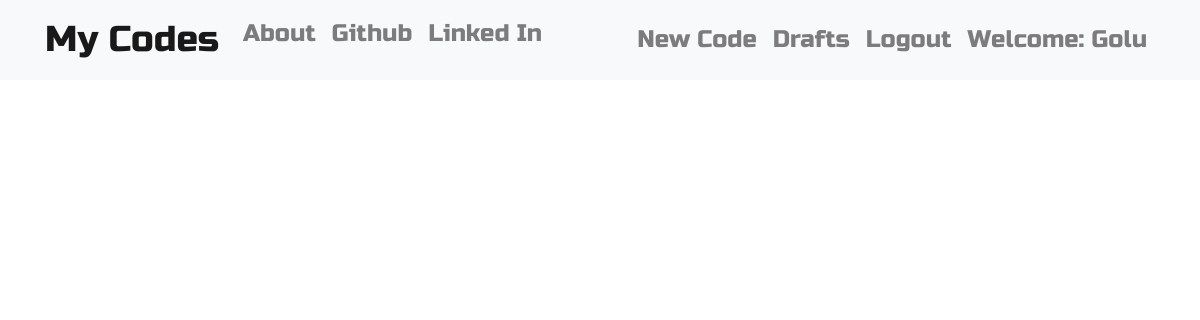
Before: /drafts/ (signed in) with the older database file.
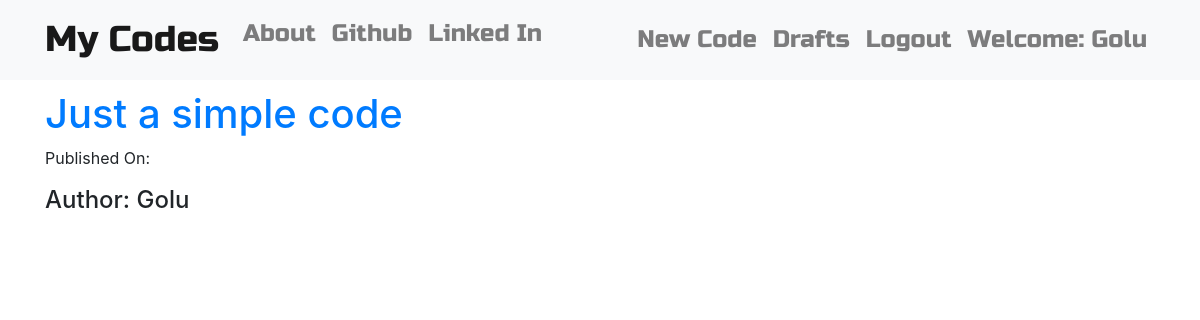
After: the same page with the newer database file.
### basic/models.py (models this page shows, shortened)
class codes(models.Model):
    author = models.ForeignKey('auth.User', on_delete=models.CASCADE)
    title = models.CharField(max_length=50)
    text = models.TextField()
    created_date = models.DateTimeField(default=timezone.now)
    published_date = models.DateTimeField(blank=True, null=True)

### basic/views.py (the view)
# urls.py: path('drafts/', views.DraftListView.as_view(), name='code_draft_list'),
class DraftListView(ListView, LoginRequiredMixin):
    login_url = '/login/'
    redirect_field_name = 'basic/codes_draft.html'
    model = codes
    def get_queryset(self):
        return codes.objects.filter(published_date__isnull = True).order_by('created_date')

### basic/templates/basic/codes_list.html
{% extends "basic/base.html" %}
{% block content %}
    <div class="centerstage">
        {% for code in codes_list %}
            <div class="code">
                <h1><a href="{% url 'code_detail' pk=code.pk %}">{{ code.title }}</a></h1>
                <div class="date">
                    <p>Published On: {{ code.published_date|date:"D M Y" }}</p>
                </div>
                <h4>Author: {{ code.author }}</h4>
            </div>
        {% endfor %}
    </div>
{% endblock %}

Changed rows visible on the page:
added codes: title "Just a simple code", author "Golu"
